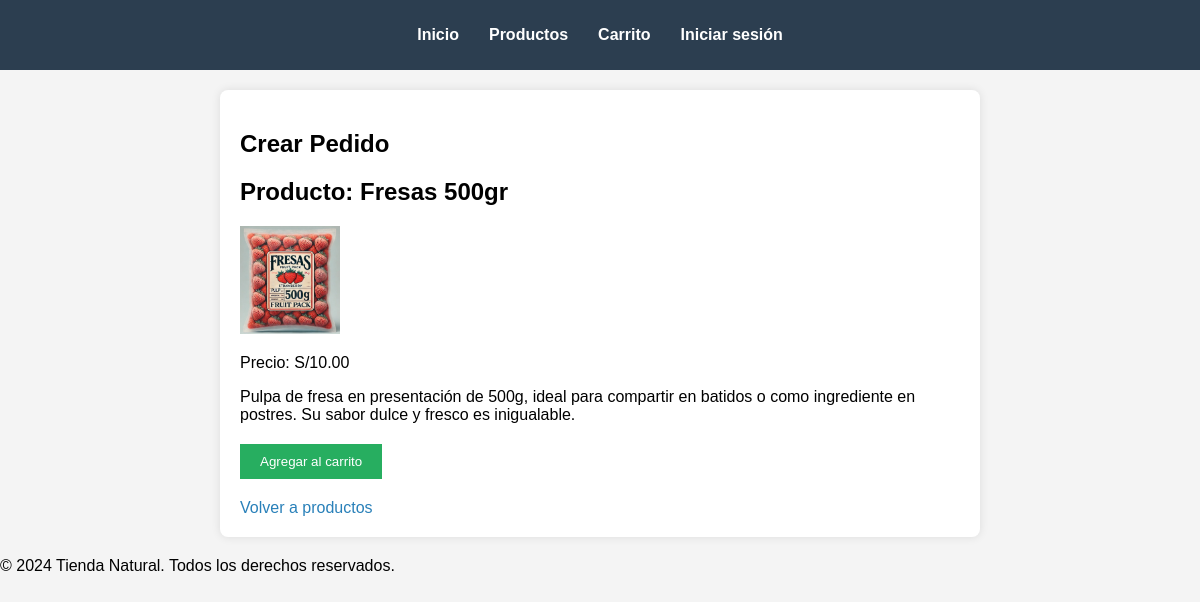
Screenshot of /crear_pedido/2/ (signed in) with the database file from the repository.
### pp2/models.py (models this page shows, shortened)
class Producto(models.Model):
    nombre = models.CharField(max_length=100)
    descripcion = models.TextField()
    precio = models.DecimalField(max_digits=10, decimal_places=2)
    stock = models.IntegerField()
    imagen = models.ImageField(upload_to='productos/', blank=True, null=True)
    disponible = models.BooleanField(default=True)
    categoria = models.ForeignKey(Categoria, on_delete=models.CASCADE)

### pp2/views.py (the view)
# urls.py: path('crear_pedido/<int:producto_id>/', views.crear_pedido, name='crear_pedido'),
@login_required
def crear_pedido(request, producto_id):
    producto = get_object_or_404(Producto, id=producto_id)
    if request.method == 'POST':
        cantidad = int(request.POST.get('cantidad', 1))
        carrito = request.session.get('carrito', [])
        producto_encontrado = False
        for item in carrito:
            if item['producto_id'] == producto.id:
                item['cantidad'] += cantidad
                producto_encontrado = True
                break
        if not producto_encontrado:
            carrito.append({
                'producto_id': producto.id,
                'nombre': producto.nombre,
                'precio': float(producto.precio),
                'cantidad': cantidad
            })
        request.session['carrito'] = carrito
        request.session.modified = True
        return redirect('ver_carrito')
    else:
        return render(request, 'crear_pedido.html', {'producto': producto})

### pp2/templates/crear_pedido.html (shortened to what this page needs)
{% load static %}
<!DOCTYPE html>
<html lang="es">
<head>
    <link rel="stylesheet" href="{% static 'css/crear_pedido.css' %}">
</head>
<body>
    <header>
        <nav>
            <ul>
                <li><a href="{% url 'inicio' %}">Inicio</a></li>
                <li><a href="{% url 'productos' %}">Productos</a></li>
                <li><a href="{% url 'ver_carrito' %}">Carrito</a></li>
                <li><a href="{% url 'login' %}">Iniciar sesión</a></li>
            </ul>
        </nav>
    </header>
    <main>
        <section class="pedido-section">
            <h1>Crear Pedido</h1>
            <h2>Producto: {{ producto.nombre }}</h2>
            <img src="{{ producto.imagen.url }}" alt="{{ producto.nombre }}" class="producto-img">
            <p>Precio: S/{{ producto.precio }}</p>
            <p>{{ producto.descripcion }}</p>
            <form method="POST">
                <button type="submit" class="btn">Agregar al carrito</button>
            </form>
            <a href="{% url 'productos' %}" class="btn-volver">Volver a productos</a>
        </section>
    </main>
    <footer>
        <p>&copy; 2024 Tienda Natural. Todos los derechos reservados.</p>
    </footer>
</body>
</html>

### pp2/static/css/crear_pedido.css (style rules this page uses)
body { font-family: Arial, sans-serif; background-color: #f4f4f4; margin: 0; padding: 0; }
header { background-color: #2c3e50; color: white; padding: 10px 0; }
header nav ul { list-style: none; display: flex; justify-content: center; padding: 0; }
header nav ul li { margin: 0 15px; }
header nav ul li a { color: white; text-decoration: none; font-weight: bold; }
.pedido-section { background-color: white; padding: 20px; margin: 20px auto; width: 60%; border-radius: 8px; box-shadow: 0 0 10px rgba(0, 0, 0, 0.1); }
.producto-img { width: 100px; height: auto; }
form { margin-top: 20px; }
form .btn { background-color: #27ae60; color: white; padding: 10px 20px; border: none; cursor: pointer; }
.btn-volver { display: inline-block; margin-top: 20px; color: #2980b9; text-decoration: none; }

### rows the page displays
Producto: nombre "Fresas 500gr", imagen (picture), precio "10.00", descripcion "Pulpa de fresa en presentación de 500g, ideal para compartir en batidos o como ingrediente en postres. Su sabor dulce y fresco es inigualable."
